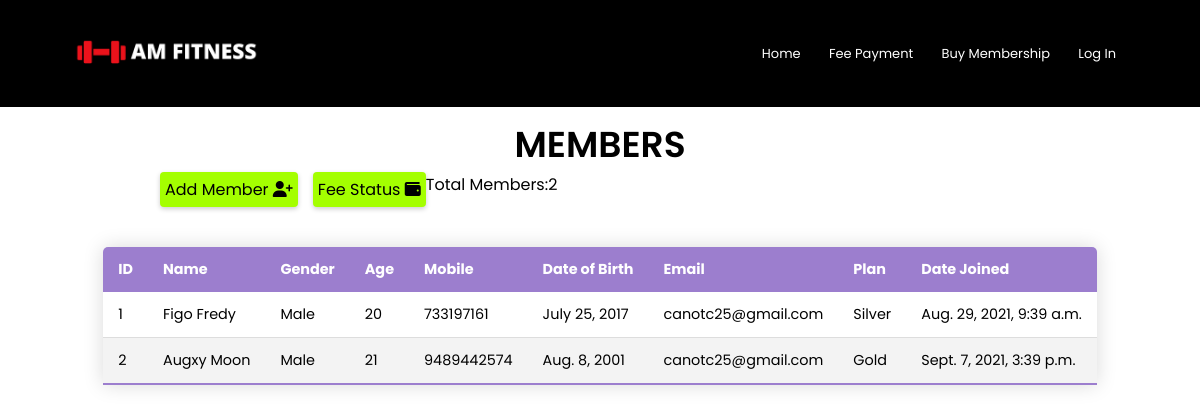
Before: /AdminPage/members with the older database file.
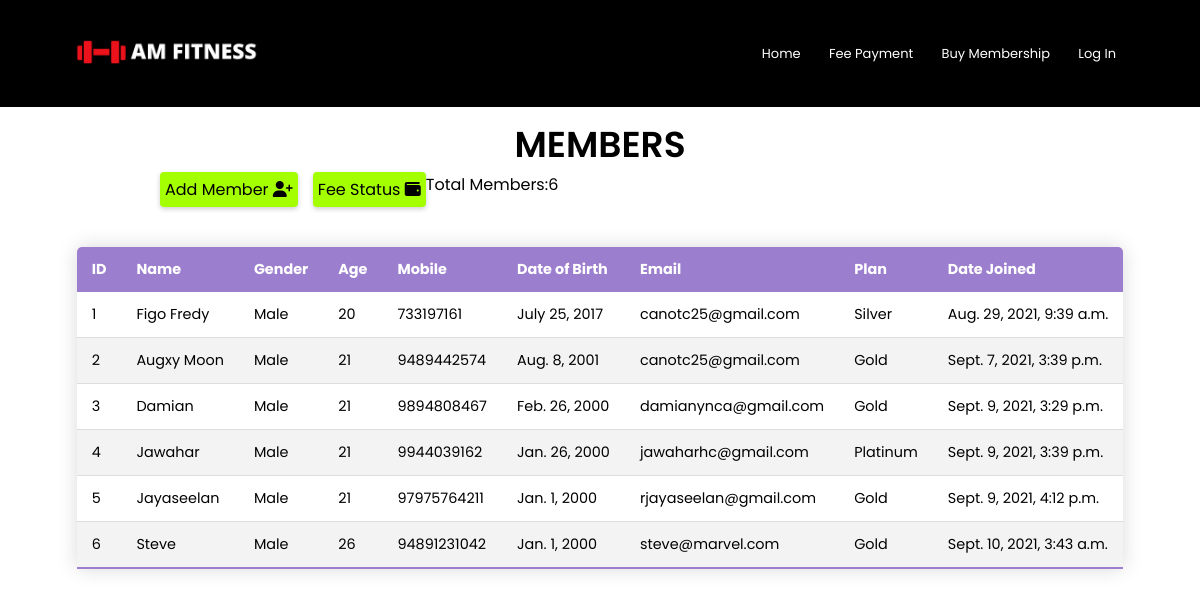
After: the same page with the newer database file.
### gym/models.py (models this page shows, shortened)
class gym(models.Model):
	full_name = models.CharField(max_length=30,null=False)
	gender = models.CharField(max_length=6,default='Male',null=True)
	age = models.IntegerField(default=18)
	cell_no = models.IntegerField(unique=True,null=False)
	born_date = models.DateField(null=False,default=None,blank=True)
	email = models.EmailField(unique=True)
	plan = models.CharField(max_length=10,default='Silver',null=False)
	date_joined = models.DateTimeField(default=timezone.now)
	trans = models.IntegerField(default=1,verbose_name="Transaction Number")

### manage/views.py (the view)
# urls.py: path('AdminPage/members',manage_views.member,name='members'),
def member(request):
	members = gym.objects.all()
	count = gym.objects.all().count()
	d = {'members':members,'count':count}
	return render(request,'manage/members.html',d)

### manage/templates/manage/members.html (shortened to what this page needs)
{% extends 'manage/admin.html' %}
{% block page %}
<section class="data-table">
    <h3>Members</h3>
    <div class="mem-link" style="margin-left: 160px;">
    <a href="{% url 'AddMember' %}">Add Member  <i class="fas fa-user-plus"></i></a>
    </div>
    <div>
    <div class="mem-link2">
        <a href="{% url 'fee' %}">Fee Status  <i class="fas fa-wallet"></i></a>
        <p>Total Members:{{count}} </p>
    </div>
    </div>
    <table class="content-table">
        <thead>
            <tr>
                <th>ID</th>
                <th>Name</th>
                <th>Gender</th>
                <th>Age</th>
                <th>Mobile</th>
                <th>Date of Birth</th>
                <th>Email</th>
                <th>Plan</th>
                <th>Date Joined</th>
            </tr>
        </thead>
        <tbody>
            {% for i in members %}
            <tr>
                <td>{{i.id}}</td>
                <td>{{i.full_name}}</td>
                <td>{{i.gender}}</td>
                <td>{{i.age}}</td>
                <td>{{i.cell_no}}</td>
                <td>{{i.born_date}}</td>
                <td>{{i.email}}</td>
                <td>{{i.plan}}</td>
                <td>{{i.date_joined}}</td>
            </tr>
            {% endfor %}
        </tbody>
    </table>
</section>
{% endblock %}

### manage/templates/manage/admin.html (shortened to what this page needs)
<!DOCTYPE html>
<html>
	<head>
{% load static %}
<link rel="stylesheet" href="{% static 'css/style3.css' %}">
</head>
 <body>
 	<section class="navigation">
			<nav>
				<a href="{% url 'gym:home'%}"><img src="{% static 'images/logo.png' %}"></a>
				<div class="nav-links">
					<ul>
						{% if user.is_authenticated %}
						<li><a href="{% url 'logout'%}">Log Out</a></li>
						{% else %}
						<li><a href="{% url 'gym:home'%}">Home</a></li>
						<li><a href="{% url 'gym:payment'%}">Fee Payment</a></li>
						<li><a href="{% url 'gym:plans'%}">Buy Membership</a></li>
						<li><a href="{% url 'login'%}">Log In</a></li>
						{% endif %}
					</ul>
			</nav>
		</section>
        <div>
            {% block page %} {% endblock %}
        </div>

### SampleProject/static/css/style3.css (style rules this page uses)
* { font-family: 'Poppins', sans-serif; margin: 0; padding: 0; box-sizing:border-box; }
.navigation { background-color:black; border-bottom: 100px; }
nav { display: flex; padding: 0 6%; justify-content: space-between; align-items: center; }
nav img { width:200px; }
.nav-links { flex:1; text-align: right; }
.nav-links ul li { list-style: none; display: inline-block; padding: 8px 12px; position: relative; }
.nav-links ul li a { color: #fff; text-decoration: none; font-size: 13px; }
.nav-links ul li::after { content: ''; width:0%; height: 2px; background: #f44336; display: block; margin: auto; transition: 0.5s; }
.data-table h3 { text-align: center; font-size: 36px; font-weight: 600; padding-top: 10px; text-transform: uppercase; }
.content-table { border-collapse: collapse; margin: 50px 50px; margin-left: auto; margin-right: auto; font-size: 0.9em; min-width: 400px; border-radius: 5px 5px 0 0; overflow: hidden; box-shadow: 0 0 20px rgba(0,0,0,0.15); }
.content-table thead tr { background-color: #9c7ece; color:#fff; text-align:left; font-weight: bold; }
.content-table th, .content-table td { padding: 12px 15px; }
.content-table tbody tr { border-bottom: 1px solid #ddd; }
.content-table tbody tr:nth-of-type(even) { background-color: #f3f3f3; }
.content-table tbody tr:last-of-type { border-bottom: 2px solid #9c7ece; }
.mem-link a { display: inline-block; padding: 5px; background: #A4FF00; border-radius: 4px; text-decoration: none; color: #000; box-shadow: 0 2px 5px rgba(0,0,0,0.2); float: left; }
.mem-link2 a { margin-left: 15px; display: inline-block; padding: 5px; background: #A4FF00; border-radius: 4px; text-decoration: none; color: #000; box-shadow: 0 2px 5px rgba(0,0,0,0.2); float: left; }

Changed rows visible on the page:
added gym: id "3", full_name "Damian", gender "Male", age "21", cell_no "9894808467", born_date "Feb. 26, 2000", email "damianynca@gmail.com", plan "Gold", date_joined "Sept. 9, 2021, 3:29 p.m."
added gym: id "4", full_name "Jawahar", gender "Male", age "21", cell_no "9944039162", born_date "Jan. 26, 2000", email "jawaharhc@gmail.com", plan "Platinum", date_joined "Sept. 9, 2021, 3:39 p.m."
added gym: id "5", full_name "Jayaseelan", gender "Male", age "21", cell_no "97975764211", born_date "Jan. 1, 2000", email "rjayaseelan@gmail.com", plan "Gold", date_joined "Sept. 9, 2021, 4:12 p.m."
added gym: id "6", full_name "Steve", gender "Male", age "26", cell_no "94891231042", born_date "Jan. 1, 2000", email "steve@marvel.com", plan "Gold", date_joined "Sept. 10, 2021, 3:43 a.m."
Other visible differences:
{{ count }}: "2" → "6"
